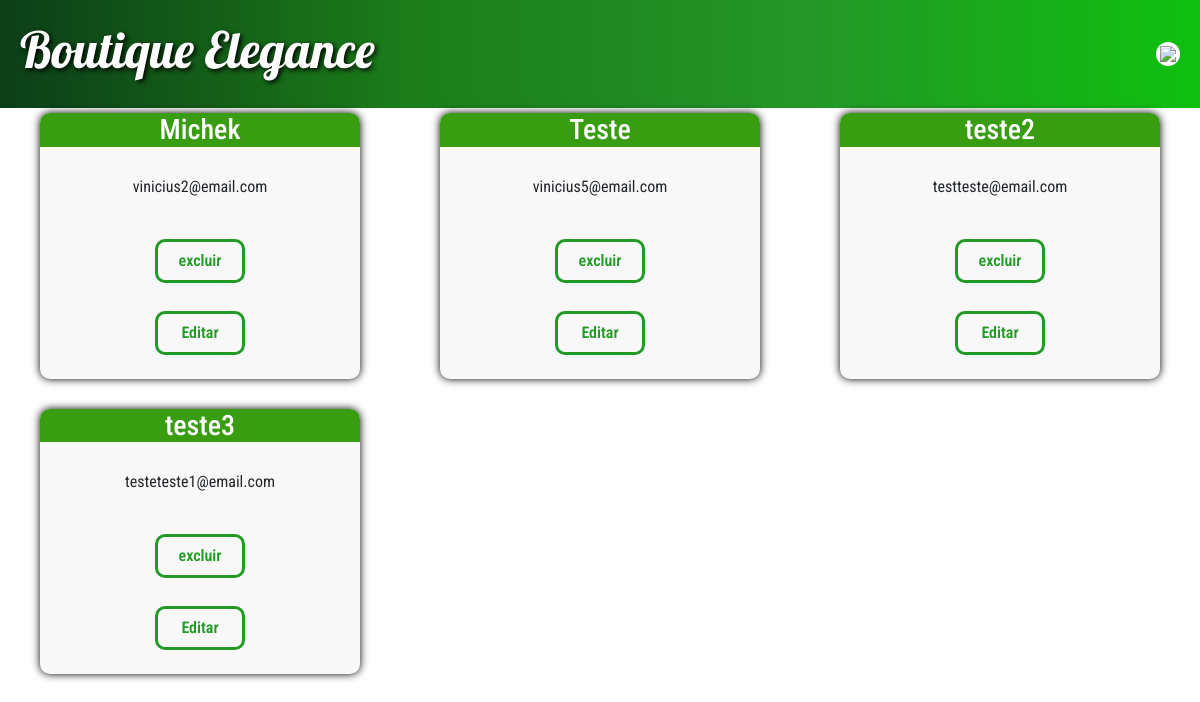
Screenshot of /usuarios/adm/listar.php with the database file from the repository.
### tables this page shows
CREATE TABLE `cliente` (
  `id_cliente` int(11) NOT NULL,
  `email` varchar(60) DEFAULT NULL,
  `senha` varchar(20) DEFAULT NULL,
  `nome_cliente` varchar(60) DEFAULT NULL,
  `adm` tinyint(1) DEFAULT NULL
);

### class/cliente.DAO.class.php (called while the page is built, shortened)
<?php
	class clienteDAO{
		public function __construct(){
			$this->conexao =
			new PDO("mysql:host=localhost; dbname=bancoSD","root", "");
		}
		public function listar(){
			$sql = $this->conexao->prepare("select * from cliente where adm=true");
			$sql->execute();
			return $sql->fetchAll();
		}
	}
?>

### usuarios/adm/listar.php (the view, shortened to what this page needs)
<?php
include_once "../../class/cliente.DAO.class.php";
$objClienteDAO = new clienteDAO();
$retorno = $objClienteDAO->listar();
    ?>
    <html lang="pt">
<head>
    <link href="https://cdn.jsdelivr.net/npm/bootstrap@5.3.3/dist/css/bootstrap.min.css" rel="stylesheet">
    <link rel="stylesheet" href="../../CSS/style.css">
</head>
<body>
    <header>
        <div>
            <h1 id="titulo">Boutique Elegance</h1>
        </div>
        <div id="div-botão-header">
            <button  href="indexadm.php" id="voltar" onclick="window.location.href='indexadm.php'"><img src="../../img-utilitarios/voltar.png"></button>
        </div>
    </header>
    <div class="container-list">
    <?php foreach($retorno as $linha){?>
    <form class="form-listar" style="text-align: center;">
        <h3 style="background-color:rgb(57, 157, 18); width:100%; color:white; border-top-left-radius: 10px; border-top-right-radius: 10px;"><?=$linha["nome_cliente"]?></h3>
        <p><?=$linha["email"]?></p>
        <a class="btn-op" href='excluir.php?id_cliente=<?=$linha["id_cliente"]?>'>excluir</a>
        <a class="btn-op" href='editar.php?id_cliente=<?=$linha["id_cliente"]?>'>Editar</a>
    </form>
        <?php }
?>

### CSS/style.css (style rules this page uses)
:root { --verdep: #219b24; }
body { height: 100%; margin: 0; }
header { display: flex; justify-content: space-between; align-items: center; background-image: linear-gradient(to right, rgb(12, 62, 24),rgb(27, 124, 25),rgb(36, 150, 40),rgb(14, 192, 14)); padding: 20px; }
#titulo { font-family: "lobster"; color: rgb(255, 255, 255); font-size: 50px; text-shadow: 2px 2px 5px rgb(0, 0, 0); }
.container-list { display: grid; grid-template-rows: 1FR 1FR 1FR ; grid-template-columns: 1FR 1FR 1FR ; height: 100%; row-gap: 20px; flex-grow: 1; }
.btn-op { border-radius: 10px; font-family: "roboto condensed"; color: var(--verdep); text-decoration: none; padding: 7px; width: 90px; font-weight: 600; text-align: center; border: 3px solid var(--verdep); margin: 4px; }
.form-listar { display: flex; justify-content: center; align-items: center; flex-direction: column; gap: 20px; font-family: "roboto condensed"; width: 320px; border: none; box-shadow: 0 0 8px black; border-radius: 10px; background-color: rgb(248, 248, 248); padding-bottom: 20px; margin: 5px; justify-self: center; align-self: center; }
#voltar { background-color: white; padding: 4px; border: none; border-radius: 50%; }

### rows the page displays
cliente: nome_cliente "Michek", email "vinicius2@email.com"
cliente: nome_cliente "Teste", email "vinicius5@email.com"
cliente: nome_cliente "teste2", email "testteste@email.com"
cliente: nome_cliente "teste3", email "testeteste1@email.com"
